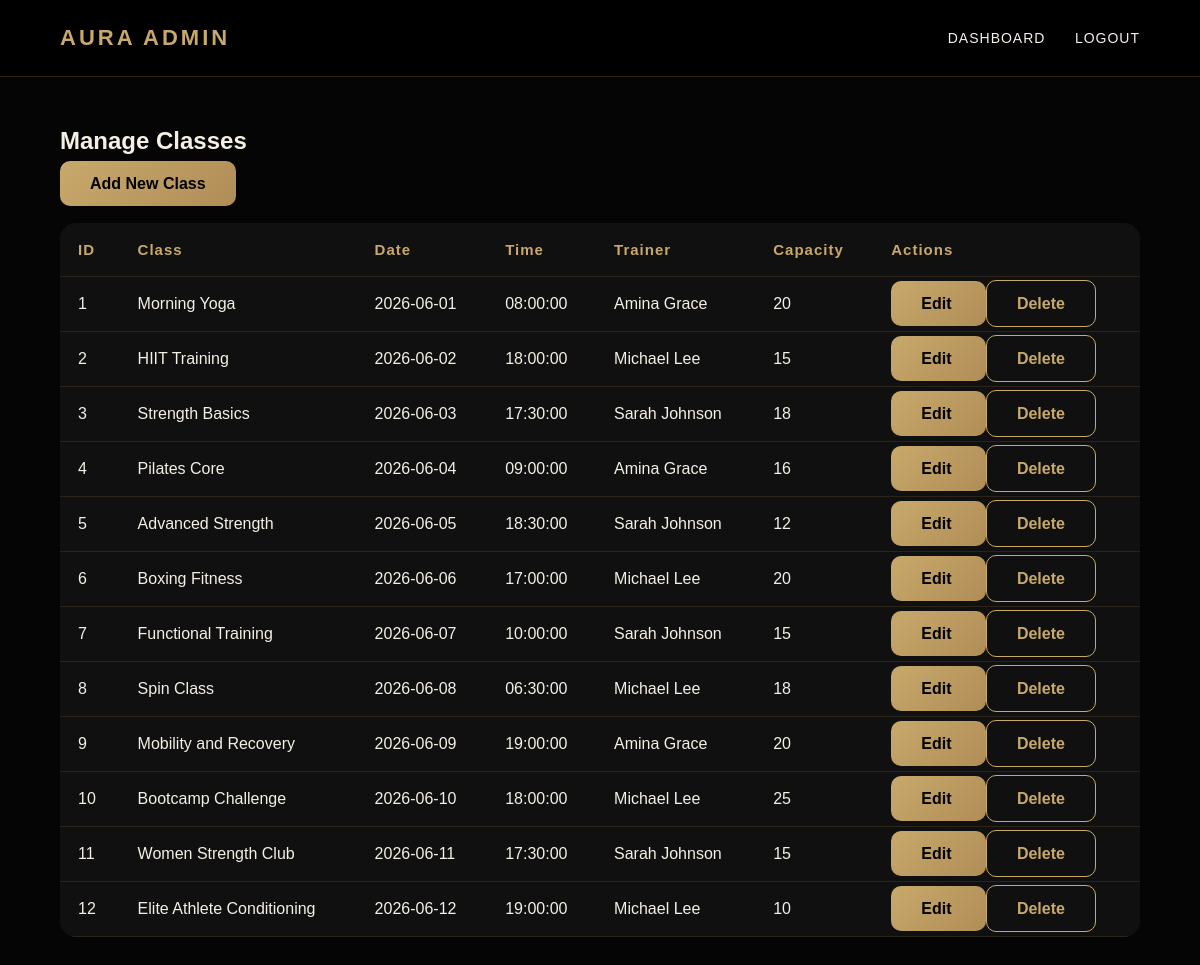
Page /manage_classes.php on the committed database.
### tables this page shows
CREATE TABLE classes (
    class_id INT AUTO_INCREMENT PRIMARY KEY,
    class_name VARCHAR(100) NOT NULL,
    class_date DATE NOT NULL,
    class_time TIME NOT NULL,
    capacity INT NOT NULL,
    class_description TEXT,
    trainer_id INT,
    FOREIGN KEY (trainer_id) REFERENCES trainers(trainer_id)
);

CREATE TABLE trainers (
    trainer_id INT AUTO_INCREMENT PRIMARY KEY,
    trainer_name VARCHAR(100) NOT NULL,
    specialization VARCHAR(100),
    email VARCHAR(150),
    phone_number VARCHAR(20)
);

### manage_classes.php (the view, shortened to what this page needs)
<?php
include "db_connect.php";
$sql = "SELECT classes.*, trainers.trainer_name
        FROM classes
        LEFT JOIN trainers
        ON classes.trainer_id = trainers.trainer_id";
$result = mysqli_query($conn, $sql);
?>
<!DOCTYPE html>
<html>
<head>
    <link rel="stylesheet" href="style.css?v=2">
</head>
<body>
<header class="navbar">
    <div class="logo">AURA ADMIN</div>
    <nav class="nav-links">
        <a href="admin_dashboard.php">DASHBOARD</a>
        <a href="logout.php">LOGOUT</a>
    </nav>
</header>
<section class="page-container">
   <h1 style="margin-bottom: 20px;">
    Manage Classes
</h1>
<div style="margin-bottom: 30px;">
    <a href="add_class.php" class="btn">
        Add New Class
    </a>
</div>
    <table class="data-table">
        <thead>
            <tr>
                <th>ID</th>
                <th>Class</th>
                <th>Date</th>
                <th>Time</th>
                <th>Trainer</th>
                <th>Capacity</th>
                <th>Actions</th>
            </tr>
        </thead>
        <tbody>
        <?php while($row = mysqli_fetch_assoc($result)) { ?>
            <tr>
                <td><?php echo $row['class_id']; ?></td>
                <td><?php echo $row['class_name']; ?></td>
                <td><?php echo $row['class_date']; ?></td>
                <td><?php echo $row['class_time']; ?></td>
                <td><?php echo $row['trainer_name']; ?></td>
                <td><?php echo $row['capacity']; ?></td>
                <td>
                    <a class="btn"
                       href="edit_class.php?class_id=<?php echo $row['class_id']; ?>">
                        Edit
                    </a>
                    <a class="btn-outline"
                       href="delete_class.php?class_id=<?php echo $row['class_id']; ?>"
                       onclick="return confirm('Delete this class?');">
                        Delete
                    </a>
                </td>
            </tr>
        <?php } ?>
        </tbody>
    </table>
</section>
</body>
</html>

### style.css (style rules this page uses)
* { margin: 0; padding: 0; box-sizing: border-box; font-family: Arial, sans-serif; }
body { background: #050505; color: #f5f0e6; }
.navbar { display: flex; justify-content: space-between; align-items: center; padding: 25px 60px; background: rgba(0, 0, 0, 0.92); border-bottom: 1px solid #2b2418; }
.logo { font-size: 22px; font-weight: bold; color: #c8a96b; letter-spacing: 3px; }
.nav-links a { color: #f5f0e6; text-decoration: none; margin-left: 25px; font-size: 14px; letter-spacing: 1px; transition: 0.3s; }
.btn { background: linear-gradient(135deg, #c8a96b, #b08d57); color: #000; padding: 14px 30px; text-decoration: none; border-radius: 10px; font-weight: bold; transition: 0.3s; }
.btn-outline { border: 1px solid #c8a96b; color: #c8a96b; padding: 14px 30px; text-decoration: none; border-radius: 10px; font-weight: bold; transition: 0.3s; }
.page-container { padding: 50px 60px; }
table { width: 100%; border-collapse: collapse; margin-top: 30px; background: rgba(18, 18, 18, 0.9); border-radius: 16px; overflow: hidden; }
th, td { padding: 18px; border-bottom: 1px solid #2b2418; text-align: left; }
th { color: #c8a96b; font-size: 15px; letter-spacing: 1px; }
td { color: #f5f0e6; }
a { color: #c8a96b; text-decoration: none; }
.btn, .btn-outline, .feature-card, .class-card, .card { transition: all 0.3s ease; }

### rows in the picture
classes: class_id "1", class_name "Morning Yoga", class_date "2026-06-01", class_time "08:00:00", trainer.trainer_name "Amina Grace", capacity "20"
classes: class_id "2", class_name "HIIT Training", class_date "2026-06-02", class_time "18:00:00", trainer.trainer_name "Michael Lee", capacity "15"
classes: class_id "3", class_name "Strength Basics", class_date "2026-06-03", class_time "17:30:00", trainer.trainer_name "Sarah Johnson", capacity "18"
classes: class_id "4", class_name "Pilates Core", class_date "2026-06-04", class_time "09:00:00", trainer.trainer_name "Amina Grace", capacity "16"
classes: class_id "5", class_name "Advanced Strength", class_date "2026-06-05", class_time "18:30:00", trainer.trainer_name "Sarah Johnson", capacity "12"
classes: class_id "6", class_name "Boxing Fitness", class_date "2026-06-06", class_time "17:00:00", trainer.trainer_name "Michael Lee", capacity "20"
classes: class_id "7", class_name "Functional Training", class_date "2026-06-07", class_time "10:00:00", trainer.trainer_name "Sarah Johnson", capacity "15"
classes: class_id "8", class_name "Spin Class", class_date "2026-06-08", class_time "06:30:00", trainer.trainer_name "Michael Lee", capacity "18"
classes: class_id "9", class_name "Mobility and Recovery", class_date "2026-06-09", class_time "19:00:00", trainer.trainer_name "Amina Grace", capacity "20"
classes: class_id "10", class_name "Bootcamp Challenge", class_date "2026-06-10", class_time "18:00:00", trainer.trainer_name "Michael Lee", capacity "25"
classes: class_id "11", class_name "Women Strength Club", class_date "2026-06-11", class_time "17:30:00", trainer.trainer_name "Sarah Johnson", capacity "15"
classes: class_id "12", class_name "Elite Athlete Conditioning", class_date "2026-06-12", class_time "19:00:00", trainer.trainer_name "Michael Lee", capacity "10"
